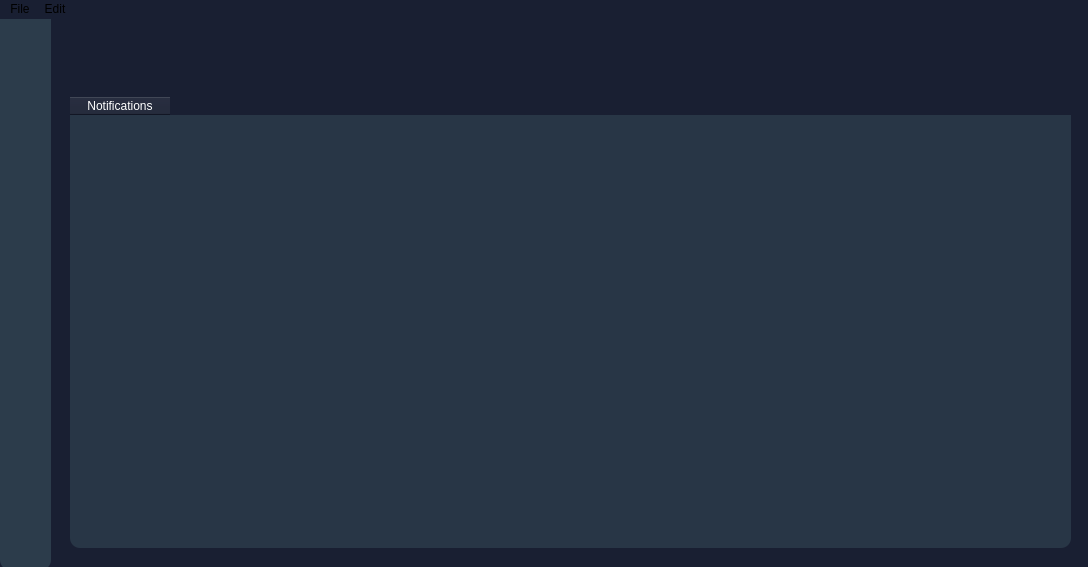
<?xml version="1.0" encoding="UTF-8"?>
<ui version="4.0">
 <class>notification</class>
 <widget class="QMainWindow" name="notification">
  <property name="geometry">
   <rect>
    <x>0</x>
    <y>0</y>
    <width>1088</width>
    <height>567</height>
   </rect>
  </property>
  <property name="windowTitle">
   <string>MainWindow</string>
  </property>
  <property name="styleSheet">
   <string notr="true">background-color: #191F32;</string>
  </property>
  <widget class="QWidget" name="centralwidget">
   <widget class="QWidget" name="widget" native="true">
    <property name="geometry">
     <rect>
      <x>0</x>
      <y>-20</y>
      <width>51</width>
      <height>571</height>
     </rect>
    </property>
    <property name="styleSheet">
     <string notr="true">QWidget {
    background-color: rgb(44, 60, 75);
 	border-radius: 10px;
}</string>
    </property>
    <widget class="QPushButton" name="chatButton_2">
     <property name="geometry">
      <rect>
       <x>2</x>
       <y>356</y>
       <width>51</width>
       <height>24</height>
      </rect>
     </property>
     <property name="styleSheet">
      <string notr="true">background-color: rgba(255, 255, 255, 0);
border: 0px;</string>
     </property>
     <property name="text">
      <string/>
     </property>
     <property name="icon">
      <iconset resource="wardenfort.qrc">
       <normaloff>:/wardenfort/chat (2).png</normaloff>:/wardenfort/chat (2).png</iconset>
     </property>
     <property name="iconSize">
      <size>
       <width>20</width>
       <height>20</height>
      </size>
     </property>
    </widget>
    <widget class="QPushButton" name="alertButton_2">
     <property name="geometry">
      <rect>
       <x>11</x>
       <y>177</y>
       <width>30</width>
       <height>24</height>
      </rect>
     </property>
     <property name="styleSheet">
      <string notr="true">background-color: rgba(255, 255, 255, 0);
border: 0px;</string>
     </property>
     <property name="text">
      <string/>
     </property>
     <property name="icon">
      <iconset resource="wardenfort.qrc">
       <normaloff>:/wardenfort/bell.png</normaloff>:/wardenfort/bell.png</iconset>
     </property>
     <property name="iconSize">
      <size>
       <width>20</width>
       <height>20</height>
      </size>
     </property>
    </widget>
    <widget class="QPushButton" name="calendarButton_2">
     <property name="geometry">
      <rect>
       <x>11</x>
       <y>298</y>
       <width>31</width>
       <height>21</height>
      </rect>
     </property>
     <property name="styleSheet">
      <string notr="true">background-color: rgba(255, 255, 255, 0);
border: 0px;</string>
     </property>
     <property name="text">
      <string/>
     </property>
     <property name="icon">
      <iconset resource="wardenfort.qrc">
       <normaloff>:/wardenfort/calendar.png</normaloff>:/wardenfort/calendar.png</iconset>
     </property>
     <property name="iconSize">
      <size>
       <width>20</width>
       <height>20</height>
      </size>
     </property>
    </widget>
    <widget class="QPushButton" name="dashButton_2">
     <property name="geometry">
      <rect>
       <x>10</x>
       <y>119</y>
       <width>30</width>
       <height>24</height>
      </rect>
     </property>
     <property name="styleSheet">
      <string notr="true">background-color: rgba(255, 255, 255, 0);
border: 0px;</string>
     </property>
     <property name="text">
      <string/>
     </property>
     <property name="icon">
      <iconset resource="wardenfort.qrc">
       <normaloff>:/wardenfort/dashboard.png</normaloff>:/wardenfort/dashboard.png</iconset>
     </property>
     <property name="iconSize">
      <size>
       <width>20</width>
       <height>20</height>
      </size>
     </property>
    </widget>
    <widget class="QPushButton" name="settingsButton_2">
     <property name="geometry">
      <rect>
       <x>11</x>
       <y>416</y>
       <width>31</width>
       <height>21</height>
      </rect>
     </property>
     <property name="styleSheet">
      <string notr="true">background-color: rgba(255, 255, 255, 0);
border: 0px;</string>
     </property>
     <property name="text">
      <string/>
     </property>
     <property name="icon">
      <iconset resource="wardenfort.qrc">
       <normaloff>:/wardenfort/settings.png</normaloff>:/wardenfort/settings.png</iconset>
     </property>
     <property name="iconSize">
      <size>
       <width>20</width>
       <height>20</height>
      </size>
     </property>
    </widget>
    <widget class="QPushButton" name="reportButton_2">
     <property name="geometry">
      <rect>
       <x>13</x>
       <y>236</y>
       <width>31</width>
       <height>24</height>
      </rect>
     </property>
     <property name="styleSheet">
      <string notr="true">background-color: rgba(255, 255, 255, 0);
border: 0px;</string>
     </property>
     <property name="text">
      <string/>
     </property>
     <property name="icon">
      <iconset resource="wardenfort.qrc">
       <normaloff>:/wardenfort/file.png</normaloff>:/wardenfort/file.png</iconset>
     </property>
     <property name="iconSize">
      <size>
       <width>20</width>
       <height>20</height>
      </size>
     </property>
    </widget>
    <widget class="QPushButton" name="logoButton_2">
     <property name="geometry">
      <rect>
       <x>0</x>
       <y>30</y>
       <width>50</width>
       <height>24</height>
      </rect>
     </property>
     <property name="styleSheet">
      <string notr="true">background-color: rgba(255, 255, 255, 0);
border: 0px;</string>
     </property>
     <property name="text">
      <string/>
     </property>
     <property name="icon">
      <iconset resource="wardenfort.qrc">
       <normaloff>:/wardenfort/wf (2).png</normaloff>:/wardenfort/wf (2).png</iconset>
     </property>
     <property name="iconSize">
      <size>
       <width>30</width>
       <height>30</height>
      </size>
     </property>
    </widget>
    <widget class="QPushButton" name="profButton_2">
     <property name="geometry">
      <rect>
       <x>10</x>
       <y>510</y>
       <width>31</width>
       <height>41</height>
      </rect>
     </property>
     <property name="styleSheet">
      <string notr="true">background-color: rgba(255, 255, 255, 0);
border: 0px;</string>
     </property>
     <property name="text">
      <string/>
     </property>
     <property name="icon">
      <iconset resource="wardenfort.qrc">
       <normaloff>:/wardenfort/user (2).png</normaloff>:/wardenfort/user (2).png</iconset>
     </property>
     <property name="iconSize">
      <size>
       <width>40</width>
       <height>40</height>
      </size>
     </property>
    </widget>
    <widget class="QPushButton" name="settingsButton_3">
     <property name="geometry">
      <rect>
       <x>0</x>
       <y>170</y>
       <width>71</width>
       <height>41</height>
      </rect>
     </property>
     <property name="styleSheet">
      <string notr="true">background-color: rgba(255, 255, 255, 0);
border: 0px;</string>
     </property>
     <property name="text">
      <string/>
     </property>
     <property name="icon">
      <iconset resource="wardenfort.qrc">
       <normaloff>:/wardenfort/a2.png</normaloff>:/wardenfort/a2.png</iconset>
     </property>
     <property name="iconSize">
      <size>
       <width>70</width>
       <height>60</height>
      </size>
     </property>
    </widget>
   </widget>
   <widget class="QTableWidget" name="tableWidget">
    <property name="geometry">
     <rect>
      <x>70</x>
      <y>78</y>
      <width>1001</width>
      <height>451</height>
     </rect>
    </property>
    <property name="styleSheet">
     <string notr="true">QHeaderView::section
 {background-color: #191F32;
color: white;
}
QTableCornerButton::section {background-color: #191F32;}
QTableWidget{
background-color: rgba(44, 60, 75, 200);
color: white;
border-radius: 10px;
}</string>
    </property>
    <column>
     <property name="text">
      <string>Notifications</string>
     </property>
    </column>
   </widget>
  </widget>
  <widget class="QMenuBar" name="menubar">
   <property name="geometry">
    <rect>
     <x>0</x>
     <y>0</y>
     <width>1088</width>
     <height>21</height>
    </rect>
   </property>
   <widget class="QMenu" name="menuFile">
    <property name="title">
     <string>File</string>
    </property>
   </widget>
   <widget class="QMenu" name="menuEdit">
    <property name="title">
     <string>Edit</string>
    </property>
   </widget>
   <addaction name="menuFile"/>
   <addaction name="menuEdit"/>
  </widget>
 </widget>
 <resources>
  <include location="wardenfort.qrc"/>
 </resources>
 <connections/>
</ui>
